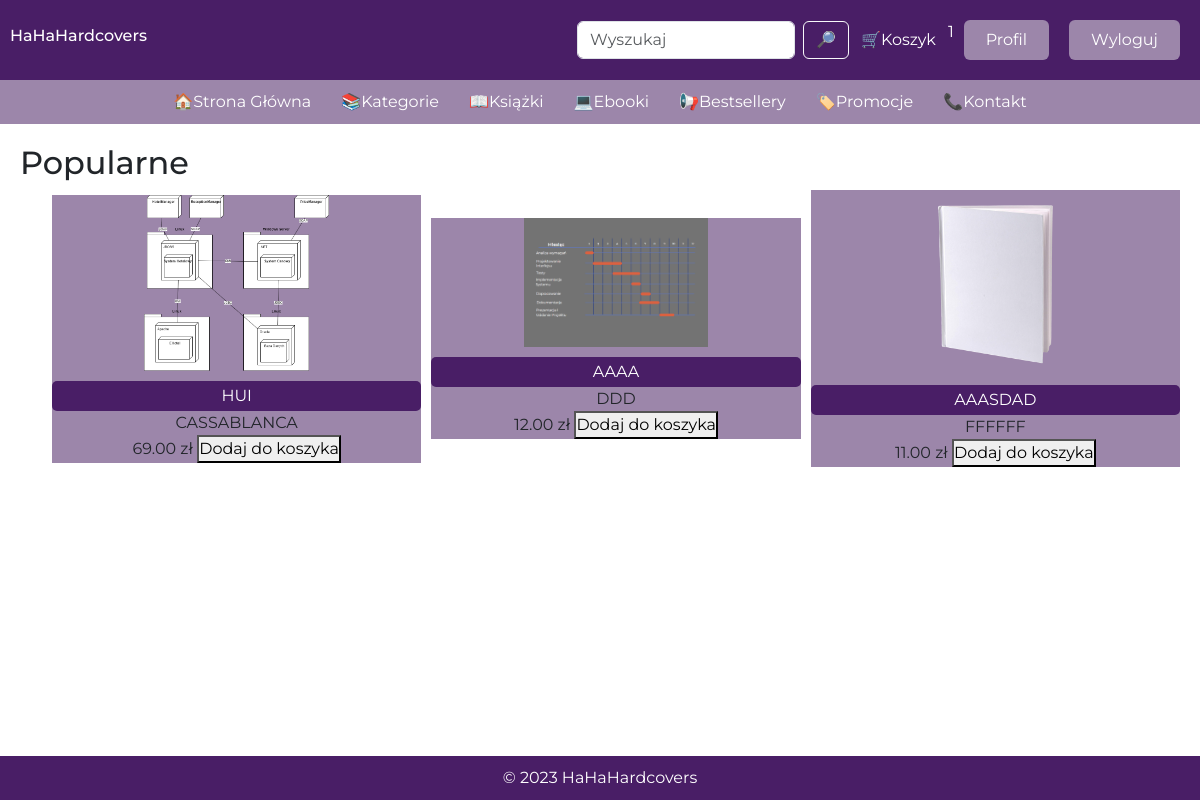
The page / (signed in) on the database its author committed.
### stuff/models.py (models this page shows, shortened)
class Books(models.Model):
    author = models.CharField(max_length= 100, default = None)
    title = models.CharField(max_length=50)
    description = models.TextField(null=True,blank=True)
    price = models.DecimalField(max_digits=5, decimal_places  = 2, default = None)
    vote_total = models.IntegerField(default=0, null=True, blank=True)
    vote_ratio = models.IntegerField(default=0, null=True, blank=True)
    tags = models.ManyToManyField('Tag',blank=True)
    image = models.ImageField(null= True, blank=True)
    id = models.UUIDField(default=uuid.uuid4, unique=True,
                          primary_key=True, editable=False)
    class Meta:
        verbose_name_plural = 'Books'
    @property
    def imageURL(self):
        try:
            url = self.image.url
        except:
            url = ''
        return url

### stuff/views.py (the view)
# urls.py: path('',views.stuffList, name='stuff_list'),
def stuffList(request):
    if request.user.is_authenticated:
        customer = request.user.profile
        order, created = Order.objects.get_or_create(customer = customer, complete = False)
        items = order.orderitem_set.all()
        cartItems = order.get_cart_items
    else:
        items = []
        order = {'get_cart_total':0 , 'get_cart_items':0, 'shipping': True}
        cartItems = order['get_cart_items']
    books = Books.objects.all()
    context = {
        'books' : books,
        'cartitems' : cartItems,
    }
    return render(request,'stuff/stuff_list.html', context)

### stuff/models.py (called while the page is built)
    @property
    def get_cart_items(self):
        orderitems = self.orderitem_set.all()
        total = sum([item.quantity for item in orderitems])
        return total

### users/models.py (called while the page is built)
    def __str__(self):
        return str(self.username)

### stuff/templates/stuff/stuff_list.html (shortened to what this page needs)
{% extends 'index.html' %}
{% load static %}
{% block stuff %}
    {% for book in books %}
    <li>
      {% if book.imageURL %}
        <img src="{{ book.imageURL }}" alt="">
      {% else %}
        <img src="{% static 'images/blank.png' %}" alt="">
      {% endif %}
      <a class="read-more-button" href="#">
        {{book.title}}
      </a>
      {{book.author}}<br/>
      {{book.price|floatformat:2}} zł
      <button data-book="{{book.id}}" data-action="add" class="addItem">Dodaj do koszyka</button>
    </li>
    {% endfor %}
{% endblock %}

### static/styles/mainstyl.css (style rules this page uses)
body { font-family: 'Montserrat', sans-serif; margin: 0; padding: 0; background-color: #ffffff; display: flex; flex-wrap: wrap; }
.trend-section li { background-color:#9c86aa; }
.trend-section li img, .trend-section li a { opacity: 1; }
#popular-book-list img { width: 50%; height: 50%; }
.read-more-button { display: block; text-align: center; margin-top: 10px; text-decoration: none; color: #fff; background-color: #491e66; opacity: .8; padding: 3px 8px; border-radius: 5px; transition: 1s; }

### static/styles/navbarstyle.css (style rules this page uses)
* { margin: 0; padding: 0; box-sizing: border-box; font-family: 'Montserrat', sans-serif; }
body { font-family: 'Montserrat', sans-serif; margin: 0; padding: 0; background-color: #ffffff; display: flex; flex-wrap: wrap; }

### rows shown on the page
Books: imageURL (picture), title "HUI", author "CASSABLANCA", price "69.00"
Books: imageURL (picture), title "AAAA", author "DDD", price "12.00"
Books: title "AAASDAD", author "FFFFFF", price "11.00"

### other values the page prints
{{ cartitems }} "1"
